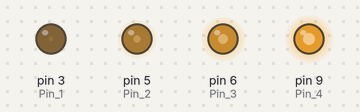
Bench run of a sketch on a simulated Arduino Uno, built with avr-gcc and run on an emulated ATmega328P. On the bench: output pins drawn as LEDs (lit = HIGH).

Above: at 0.05 s.
At 0.55 s:
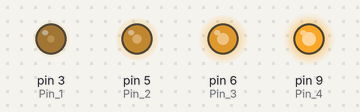
At 0.65 s:
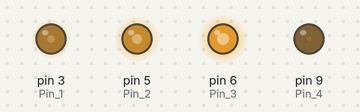
At 1.3 s:
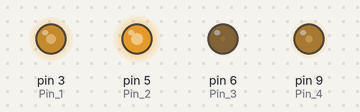
At 1.9 s:
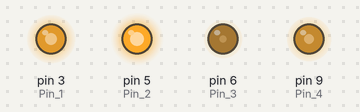
At 2.55 s:
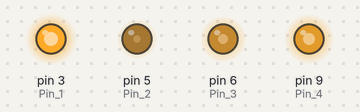
Timing chart, 0 to 5.9 s (numbered marks = the images above):
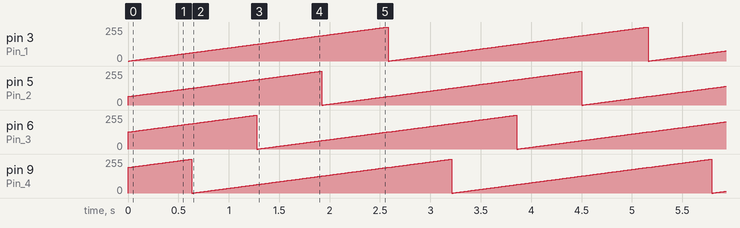

The sketch:

Timely_Analog_Intensity.ino
```cpp
const int Pin_1 = 3;
const int Pin_2 = 5;
const int Pin_3 = 6;
const int Pin_4 = 9;


void setup() {
  // put your setup code here, to run once:
pinMode(Pin_1, OUTPUT);
pinMode(Pin_2, OUTPUT);
pinMode(Pin_3, OUTPUT);
pinMode(Pin_4, OUTPUT);
}

void loop() {
  // put your main code here, to run repeatedly:
for(int i = 0; i < 256; i++) {
  analogWrite(Pin_1, i);
  analogWrite(Pin_2, (i + 64) % 255);
  analogWrite(Pin_3, (i + 128) % 255);
  analogWrite(Pin_4, (i + 192) % 255);

  delay(10);
}
}
```

Measured:
- by itself, pin 3 (Pin_1): ramps from 0/255 to 255/255 and jumps back, once every 2.6 s
- by itself, pin 5 (Pin_2), pin 6 (Pin_3), pin 9 (Pin_4): ramps from 0/255 to 254/255 and jumps back, once every 2.6 s
